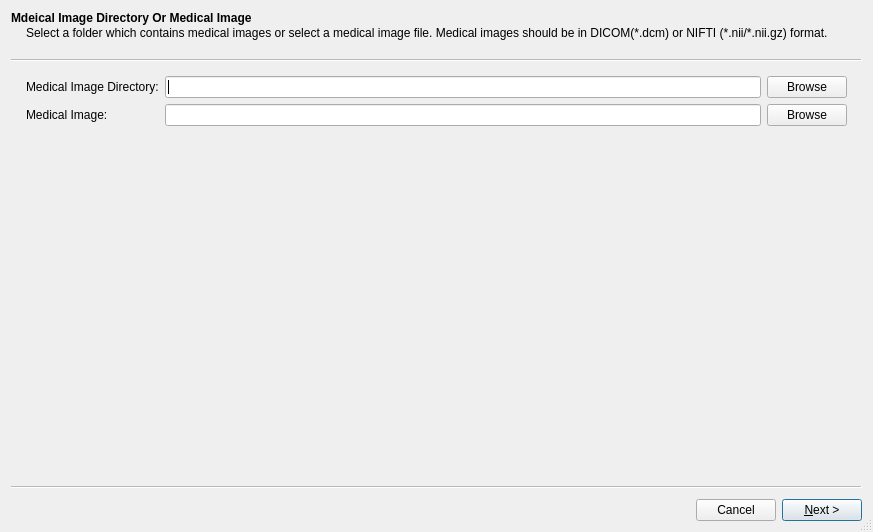
<?xml version="1.0" encoding="UTF-8"?>
<ui version="4.0">
 <class>MedicalImageFinder</class>
 <widget class="QWizard" name="MedicalImageFinder">
  <property name="geometry">
   <rect>
    <x>0</x>
    <y>0</y>
    <width>873</width>
    <height>532</height>
   </rect>
  </property>
  <property name="windowTitle">
   <string>Medical Image Finder</string>
  </property>
  <property name="sizeGripEnabled">
   <bool>true</bool>
  </property>
  <property name="modal">
   <bool>true</bool>
  </property>
  <property name="wizardStyle">
   <enum>QWizard::ClassicStyle</enum>
  </property>
  <property name="options">
   <set>QWizard::CancelButtonOnLeft|QWizard::HelpButtonOnRight|QWizard::NoBackButtonOnStartPage</set>
  </property>
  <property name="subTitleFormat">
   <enum>Qt::AutoText</enum>
  </property>
  <widget class="QWizardPage" name="wizardPage1">
   <property name="title">
    <string>Mdeical Image Directory Or Medical Image</string>
   </property>
   <property name="subTitle">
    <string>Select a folder which contains medical images or select a medical image file. Medical images should be in DICOM(*.dcm) or NIFTI (*.nii/*.nii.gz) format. </string>
   </property>
   <layout class="QHBoxLayout" name="horizontalLayout">
    <item>
     <layout class="QVBoxLayout" name="verticalLayout">
      <item>
       <widget class="QLabel" name="label">
        <property name="text">
         <string>Medical Image Directory:</string>
        </property>
       </widget>
      </item>
      <item>
       <widget class="QLabel" name="label_2">
        <property name="text">
         <string>Medical Image:</string>
        </property>
       </widget>
      </item>
     </layout>
    </item>
    <item>
     <layout class="QVBoxLayout" name="verticalLayout_2">
      <item>
       <widget class="QLineEdit" name="lineEdit"/>
      </item>
      <item>
       <widget class="QLineEdit" name="lineEdit_2"/>
      </item>
     </layout>
    </item>
    <item>
     <layout class="QVBoxLayout" name="verticalLayout_3">
      <item>
       <widget class="QPushButton" name="pushButtonDirectoryBrowse">
        <property name="text">
         <string>Browse</string>
        </property>
       </widget>
      </item>
      <item>
       <widget class="QPushButton" name="pushButtonFileBrowse">
        <property name="text">
         <string>Browse</string>
        </property>
       </widget>
      </item>
     </layout>
    </item>
   </layout>
  </widget>
  <widget class="QWizardPage" name="wizardPage2">
   <widget class="QTableWidget" name="tableWidget">
    <property name="geometry">
     <rect>
      <x>280</x>
      <y>20</y>
      <width>256</width>
      <height>192</height>
     </rect>
    </property>
   </widget>
   <widget class="QProgressBar" name="progressBar">
    <property name="geometry">
     <rect>
      <x>350</x>
      <y>230</y>
      <width>118</width>
      <height>23</height>
     </rect>
    </property>
    <property name="value">
     <number>24</number>
    </property>
   </widget>
  </widget>
 </widget>
 <resources/>
 <connections/>
</ui>
